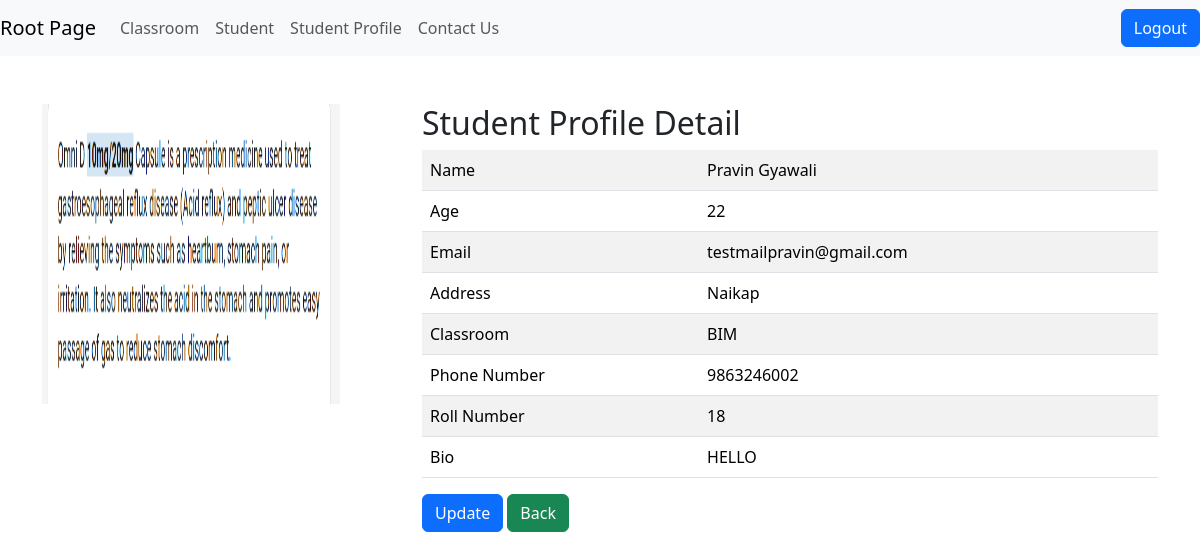
The app's page /crud/student-profile-detail/1/ (signed in) with its own data.
### crud/models.py (models this page shows)
class StudentProfile(models.Model):
    student = models.OneToOneField(Student, on_delete = models.CASCADE)
    profile_picture = models.FileField(null = True, blank = True)
    phone = models.CharField(max_length = 14)
    roll = models.PositiveIntegerField()
    bio = models.TextField(max_length = 1000)

class Student(models.Model):
    name= models.CharField(max_length=50)
    age = models.IntegerField()
    email= models.EmailField()
    address= models.CharField(max_length=50)
    classroom = models.ForeignKey(Classroom, on_delete=models.CASCADE, related_name="classroom_students",
                                  null = True , blank = True)

class Classroom(models.Model): #Here model class of Django is inherited.
    name = models.CharField(max_length=20)
    section = models.CharField(max_length=5)

### crud/views.py (the view)
# urls.py: path("student-profile-detail/<int:id>/", student_profile_detail_view,
@login_required
def student_profile_detail_view(request, id):
    profile = StudentProfile.objects.get(id=id)
    return render(request, template_name="crud/student_profile_detail.html",
                  context={"profile": profile})

### crud/templates/crud/student_profile_detail.html (shortened to what this page needs)
{% extends "layouts/base.html" %}
{% load static %}
{% block content %}
<div class="container">
    <div class="row">
        <div class="col-md-4">
            {% if profile.profile_picture %}
            <img src="{{profile.profile_picture.url}}"
            style="height: 300px;width: 300px;">
            {% else %}
            <img src="{% static 'crud/default.png' %}" style="height: 300px; width: 300px;">
            {% endif %}
        </div>
        <div class="col-md-8">
            <h2>Student Profile Detail</h2>
            <table class="table table-striped">
                <tr>
                    <td>Name</td>
                    <td>{{profile.student.name}}</td>
                </tr>
                <tr>
                    <td>Age</td>
                    <td>{{profile.student.age}}</td>
                </tr>
                <tr>
                    <td>Email</td>
                    <td>{{profile.student.email}}</td>
                </tr>
                <tr>
                    <td>Address</td>
                    <td>{{profile.student.address}}</td>
                </tr>
                <tr>
                    <td>Classroom</td>
                    <td>{{profile.student.classroom.name}}</td>
                </tr>
                <tr>
                    <td>Phone Number</td>
                    <td>{{profile.phone}}</td>
                </tr>
                <tr>
                    <td>Roll Number</td>
                    <td>{{profile.roll}}</td>
                </tr>
                <tr>
                    <td>Bio</td>
                    <td>{{profile.bio}}</td>
                </tr>
            </table>
            <a class="btn btn-primary" href="{% url 'student_profile_update' profile.id %}">Update</a>
            <a class="btn btn-success" href="{% url 'student_profile' %}">Back</a>
        </div>
    </div>
</div>
{% endblock %}

### records on screen
StudentProfile: profile_picture (picture), student.name "Pravin Gyawali", student.age "22", student.email "testmailpravin@gmail.com", student.address "Naikap", student.classroom.name "BIM", phone "9863246002", roll "18", bio "HELLO"
